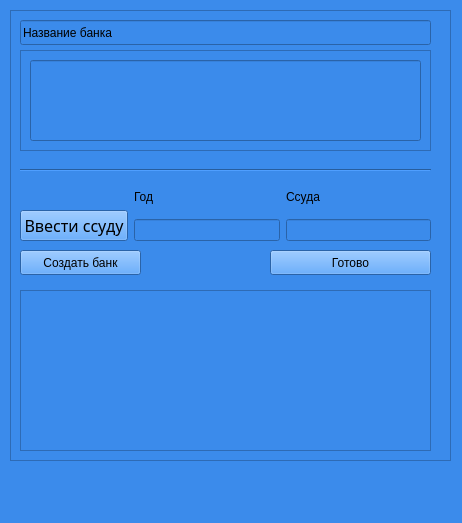
<?xml version="1.0" encoding="UTF-8"?>
<ui version="4.0">
 <class>Dialogue</class>
 <widget class="QMainWindow" name="Dialogue">
  <property name="geometry">
   <rect>
    <x>0</x>
    <y>0</y>
    <width>462</width>
    <height>523</height>
   </rect>
  </property>
  <property name="windowTitle">
   <string>Dialogue</string>
  </property>
  <property name="styleSheet">
   <string notr="true">background-color: #3B8BEB;</string>
  </property>
  <property name="toolButtonStyle">
   <enum>Qt::ToolButtonIconOnly</enum>
  </property>
  <widget class="QWidget" name="centralwidget">
   <widget class="QFrame" name="frame_2">
    <property name="geometry">
     <rect>
      <x>10</x>
      <y>10</y>
      <width>441</width>
      <height>451</height>
     </rect>
    </property>
    <property name="frameShape">
     <enum>QFrame::StyledPanel</enum>
    </property>
    <property name="frameShadow">
     <enum>QFrame::Raised</enum>
    </property>
    <widget class="QLineEdit" name="bankname">
     <property name="geometry">
      <rect>
       <x>10</x>
       <y>10</y>
       <width>411</width>
       <height>25</height>
      </rect>
     </property>
     <property name="text">
      <string>Название банка</string>
     </property>
    </widget>
    <widget class="QFrame" name="frame">
     <property name="geometry">
      <rect>
       <x>10</x>
       <y>40</y>
       <width>411</width>
       <height>101</height>
      </rect>
     </property>
     <property name="frameShape">
      <enum>QFrame::StyledPanel</enum>
     </property>
     <property name="frameShadow">
      <enum>QFrame::Raised</enum>
     </property>
     <widget class="QLineEdit" name="resultstring">
      <property name="geometry">
       <rect>
        <x>10</x>
        <y>10</y>
        <width>391</width>
        <height>81</height>
       </rect>
      </property>
     </widget>
    </widget>
    <widget class="Line" name="line">
     <property name="geometry">
      <rect>
       <x>10</x>
       <y>150</y>
       <width>411</width>
       <height>20</height>
      </rect>
     </property>
     <property name="orientation">
      <enum>Qt::Horizontal</enum>
     </property>
    </widget>
    <widget class="QPushButton" name="newBank">
     <property name="geometry">
      <rect>
       <x>10</x>
       <y>240</y>
       <width>121</width>
       <height>25</height>
      </rect>
     </property>
     <property name="text">
      <string>Создать банк</string>
     </property>
    </widget>
    <widget class="QScrollArea" name="scrollArea">
     <property name="geometry">
      <rect>
       <x>10</x>
       <y>280</y>
       <width>411</width>
       <height>161</height>
      </rect>
     </property>
     <property name="widgetResizable">
      <bool>true</bool>
     </property>
     <widget class="QWidget" name="scrollAreaWidgetContents">
      <property name="geometry">
       <rect>
        <x>0</x>
        <y>0</y>
        <width>409</width>
        <height>159</height>
       </rect>
      </property>
      <layout class="QVBoxLayout" name="verticalLayout">
       <item>
        <layout class="QVBoxLayout" name="verticalLayout_2"/>
       </item>
      </layout>
     </widget>
    </widget>
    <widget class="QPushButton" name="end">
     <property name="geometry">
      <rect>
       <x>260</x>
       <y>240</y>
       <width>161</width>
       <height>25</height>
      </rect>
     </property>
     <property name="text">
      <string>Готово</string>
     </property>
    </widget>
    <widget class="QWidget" name="horizontalLayoutWidget">
     <property name="geometry">
      <rect>
       <x>10</x>
       <y>170</y>
       <width>411</width>
       <height>61</height>
      </rect>
     </property>
     <layout class="QHBoxLayout" name="horizontalLayout">
      <item>
       <layout class="QVBoxLayout" name="verticalLayout_3">
        <item>
         <widget class="QLabel" name="label_3">
          <property name="text">
           <string/>
          </property>
         </widget>
        </item>
        <item>
         <widget class="QPushButton" name="end_ssuda">
          <property name="font">
           <font>
            <family>Sans Serif</family>
            <pointsize>12</pointsize>
            <italic>false</italic>
           </font>
          </property>
          <property name="text">
           <string>Ввести ссуду</string>
          </property>
         </widget>
        </item>
       </layout>
      </item>
      <item>
       <layout class="QVBoxLayout" name="verticalLayout_6">
        <item>
         <widget class="QLabel" name="label">
          <property name="text">
           <string>Год</string>
          </property>
         </widget>
        </item>
        <item>
         <widget class="QLineEdit" name="year">
          <property name="text">
           <string/>
          </property>
         </widget>
        </item>
       </layout>
      </item>
      <item>
       <layout class="QVBoxLayout" name="verticalLayout_5">
        <item>
         <widget class="QLabel" name="label_2">
          <property name="text">
           <string>Ссуда</string>
          </property>
         </widget>
        </item>
        <item>
         <widget class="QLineEdit" name="ssuda">
          <property name="text">
           <string/>
          </property>
         </widget>
        </item>
       </layout>
      </item>
     </layout>
    </widget>
   </widget>
  </widget>
  <widget class="QMenuBar" name="menubar">
   <property name="geometry">
    <rect>
     <x>0</x>
     <y>0</y>
     <width>462</width>
     <height>22</height>
    </rect>
   </property>
  </widget>
  <widget class="QStatusBar" name="statusbar"/>
 </widget>
 <resources/>
 <connections/>
</ui>
